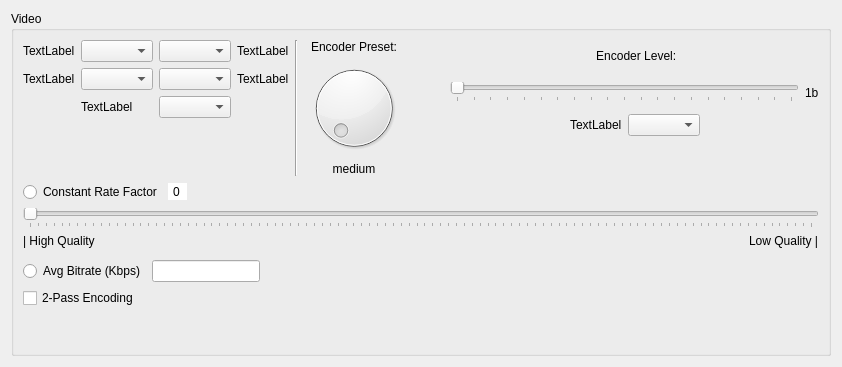
<?xml version="1.0" encoding="UTF-8"?>
<ui version="4.0">
 <class>VideoUI</class>
 <widget class="QWidget" name="VideoUI">
  <property name="geometry">
   <rect>
    <x>0</x>
    <y>0</y>
    <width>842</width>
    <height>367</height>
   </rect>
  </property>
  <property name="windowTitle">
   <string>Form</string>
  </property>
  <layout class="QVBoxLayout" name="verticalLayout_6">
   <item>
    <widget class="QGroupBox" name="videoGroupBox">
     <property name="title">
      <string>Video</string>
     </property>
     <layout class="QVBoxLayout" name="verticalLayout_7">
      <property name="bottomMargin">
       <number>9</number>
      </property>
      <item>
       <layout class="QVBoxLayout" name="verticalLayout_5">
        <item>
         <layout class="QHBoxLayout" name="horizontalLayout_2">
          <item>
           <layout class="QVBoxLayout" name="verticalLayout_3">
            <item>
             <layout class="QGridLayout" name="gridLayout">
              <item row="1" column="0">
               <widget class="QLabel" name="videoContainerLabel">
                <property name="text">
                 <string>TextLabel</string>
                </property>
               </widget>
              </item>
              <item row="0" column="3">
               <widget class="QLabel" name="videoResLabel">
                <property name="text">
                 <string>TextLabel</string>
                </property>
               </widget>
              </item>
              <item row="0" column="1">
               <widget class="QComboBox" name="videoCodecBox"/>
              </item>
              <item row="1" column="1">
               <widget class="QComboBox" name="videoContainerBox"/>
              </item>
              <item row="0" column="2">
               <widget class="QComboBox" name="videoResBox"/>
              </item>
              <item row="1" column="2">
               <widget class="QComboBox" name="videoAspectRatBox"/>
              </item>
              <item row="0" column="0">
               <widget class="QLabel" name="videoCodecLabel">
                <property name="text">
                 <string>TextLabel</string>
                </property>
               </widget>
              </item>
              <item row="1" column="3">
               <widget class="QLabel" name="videoAspectRatLabel">
                <property name="text">
                 <string>TextLabel</string>
                </property>
               </widget>
              </item>
              <item row="2" column="1">
               <widget class="QLabel" name="videoFPSLabel">
                <property name="text">
                 <string>TextLabel</string>
                </property>
               </widget>
              </item>
              <item row="2" column="2">
               <widget class="QComboBox" name="videoFPSBox"/>
              </item>
             </layout>
            </item>
            <item>
             <spacer name="verticalSpacer_2">
              <property name="orientation">
               <enum>Qt::Vertical</enum>
              </property>
              <property name="sizeHint" stdset="0">
               <size>
                <width>20</width>
                <height>40</height>
               </size>
              </property>
             </spacer>
            </item>
           </layout>
          </item>
          <item>
           <widget class="Line" name="line_2">
            <property name="orientation">
             <enum>Qt::Vertical</enum>
            </property>
           </widget>
          </item>
          <item>
           <layout class="QVBoxLayout" name="verticalLayout_2">
            <item>
             <widget class="QLabel" name="videoDialLabel">
              <property name="text">
               <string>Encoder Preset:</string>
              </property>
              <property name="alignment">
               <set>Qt::AlignCenter</set>
              </property>
             </widget>
            </item>
            <item>
             <widget class="QDial" name="videoEncoderDial"/>
            </item>
            <item>
             <widget class="QLabel" name="videoDialPreset">
              <property name="sizePolicy">
               <sizepolicy hsizetype="Preferred" vsizetype="Preferred">
                <horstretch>0</horstretch>
                <verstretch>0</verstretch>
               </sizepolicy>
              </property>
              <property name="text">
               <string>medium</string>
              </property>
              <property name="alignment">
               <set>Qt::AlignCenter</set>
              </property>
             </widget>
            </item>
           </layout>
          </item>
          <item>
           <spacer name="horizontalSpacer_4">
            <property name="orientation">
             <enum>Qt::Horizontal</enum>
            </property>
            <property name="sizeType">
             <enum>QSizePolicy::Minimum</enum>
            </property>
            <property name="sizeHint" stdset="0">
             <size>
              <width>40</width>
              <height>20</height>
             </size>
            </property>
           </spacer>
          </item>
          <item>
           <layout class="QVBoxLayout" name="verticalLayout">
            <item>
             <widget class="QLabel" name="videoEncLevelLabel">
              <property name="text">
               <string> Encoder Level:</string>
              </property>
              <property name="alignment">
               <set>Qt::AlignCenter</set>
              </property>
             </widget>
            </item>
            <item>
             <layout class="QHBoxLayout" name="horizontalLayout">
              <item>
               <widget class="QSlider" name="videoEncLevelSlider">
                <property name="maximum">
                 <number>20</number>
                </property>
                <property name="orientation">
                 <enum>Qt::Horizontal</enum>
                </property>
                <property name="tickPosition">
                 <enum>QSlider::TicksBelow</enum>
                </property>
               </widget>
              </item>
              <item>
               <widget class="QLabel" name="videoEncLevelDisplay">
                <property name="text">
                 <string>1b</string>
                </property>
               </widget>
              </item>
             </layout>
            </item>
            <item>
             <layout class="QHBoxLayout" name="horizontalLayout_25">
              <item>
               <spacer name="horizontalSpacer_6">
                <property name="orientation">
                 <enum>Qt::Horizontal</enum>
                </property>
                <property name="sizeHint" stdset="0">
                 <size>
                  <width>40</width>
                  <height>20</height>
                 </size>
                </property>
               </spacer>
              </item>
              <item>
               <widget class="QLabel" name="videoEncProfileLabel">
                <property name="text">
                 <string>TextLabel</string>
                </property>
               </widget>
              </item>
              <item>
               <widget class="QComboBox" name="videoEncProfileBox">
                <property name="frame">
                 <bool>true</bool>
                </property>
               </widget>
              </item>
              <item>
               <spacer name="horizontalSpacer_5">
                <property name="orientation">
                 <enum>Qt::Horizontal</enum>
                </property>
                <property name="sizeHint" stdset="0">
                 <size>
                  <width>40</width>
                  <height>20</height>
                 </size>
                </property>
               </spacer>
              </item>
             </layout>
            </item>
            <item>
             <spacer name="verticalSpacer_3">
              <property name="orientation">
               <enum>Qt::Vertical</enum>
              </property>
              <property name="sizeType">
               <enum>QSizePolicy::Minimum</enum>
              </property>
              <property name="sizeHint" stdset="0">
               <size>
                <width>20</width>
                <height>40</height>
               </size>
              </property>
             </spacer>
            </item>
           </layout>
          </item>
         </layout>
        </item>
        <item>
         <layout class="QVBoxLayout" name="verticalLayout_4">
          <item>
           <layout class="QHBoxLayout" name="horizontalLayout_16">
            <item>
             <widget class="QRadioButton" name="videoCRFRadio">
              <property name="text">
               <string>Constant Rate Factor</string>
              </property>
             </widget>
            </item>
            <item>
             <widget class="QSpinBox" name="videoRFSpinBox">
              <property name="frame">
               <bool>false</bool>
              </property>
              <property name="alignment">
               <set>Qt::AlignCenter</set>
              </property>
              <property name="readOnly">
               <bool>true</bool>
              </property>
              <property name="buttonSymbols">
               <enum>QAbstractSpinBox::NoButtons</enum>
              </property>
             </widget>
            </item>
            <item>
             <spacer name="horizontalSpacer">
              <property name="orientation">
               <enum>Qt::Horizontal</enum>
              </property>
              <property name="sizeHint" stdset="0">
               <size>
                <width>40</width>
                <height>20</height>
               </size>
              </property>
             </spacer>
            </item>
           </layout>
          </item>
          <item>
           <layout class="QGridLayout" name="gridLayout_2">
            <item row="1" column="0">
             <widget class="QLabel" name="videoHQLabel">
              <property name="text">
               <string>| High Quality</string>
              </property>
              <property name="alignment">
               <set>Qt::AlignLeading|Qt::AlignLeft|Qt::AlignTop</set>
              </property>
             </widget>
            </item>
            <item row="0" column="0" colspan="3">
             <widget class="QSlider" name="videoRFSlider">
              <property name="orientation">
               <enum>Qt::Horizontal</enum>
              </property>
              <property name="tickPosition">
               <enum>QSlider::TicksBelow</enum>
              </property>
             </widget>
            </item>
            <item row="1" column="2">
             <widget class="QLabel" name="videoLQLabel">
              <property name="text">
               <string>Low Quality |</string>
              </property>
              <property name="alignment">
               <set>Qt::AlignLeading|Qt::AlignLeft|Qt::AlignTop</set>
              </property>
             </widget>
            </item>
            <item row="1" column="1">
             <spacer name="horizontalSpacer_2">
              <property name="orientation">
               <enum>Qt::Horizontal</enum>
              </property>
              <property name="sizeHint" stdset="0">
               <size>
                <width>40</width>
                <height>20</height>
               </size>
              </property>
             </spacer>
            </item>
           </layout>
          </item>
          <item>
           <layout class="QVBoxLayout" name="verticalLayout_11">
            <item>
             <layout class="QHBoxLayout" name="horizontalLayout_30">
              <item>
               <layout class="QHBoxLayout" name="horizontalLayout_29">
                <item>
                 <widget class="QRadioButton" name="videoAVGBitRadio">
                  <property name="text">
                   <string>Avg Bitrate (Kbps)</string>
                  </property>
                 </widget>
                </item>
                <item>
                 <widget class="QLineEdit" name="videoAVGBitField">
                  <property name="sizePolicy">
                   <sizepolicy hsizetype="Maximum" vsizetype="Fixed">
                    <horstretch>0</horstretch>
                    <verstretch>0</verstretch>
                   </sizepolicy>
                  </property>
                 </widget>
                </item>
               </layout>
              </item>
              <item>
               <spacer name="horizontalSpacer_3">
                <property name="orientation">
                 <enum>Qt::Horizontal</enum>
                </property>
                <property name="sizeHint" stdset="0">
                 <size>
                  <width>40</width>
                  <height>20</height>
                 </size>
                </property>
               </spacer>
              </item>
             </layout>
            </item>
            <item>
             <layout class="QHBoxLayout" name="horizontalLayout_31">
              <item>
               <widget class="QCheckBox" name="twoPassCheckBox">
                <property name="text">
                 <string>2-Pass Encoding</string>
                </property>
               </widget>
              </item>
             </layout>
            </item>
           </layout>
          </item>
         </layout>
        </item>
        <item>
         <spacer name="verticalSpacer">
          <property name="orientation">
           <enum>Qt::Vertical</enum>
          </property>
          <property name="sizeHint" stdset="0">
           <size>
            <width>20</width>
            <height>40</height>
           </size>
          </property>
         </spacer>
        </item>
       </layout>
      </item>
     </layout>
    </widget>
   </item>
  </layout>
 </widget>
 <resources/>
 <connections/>
</ui>
